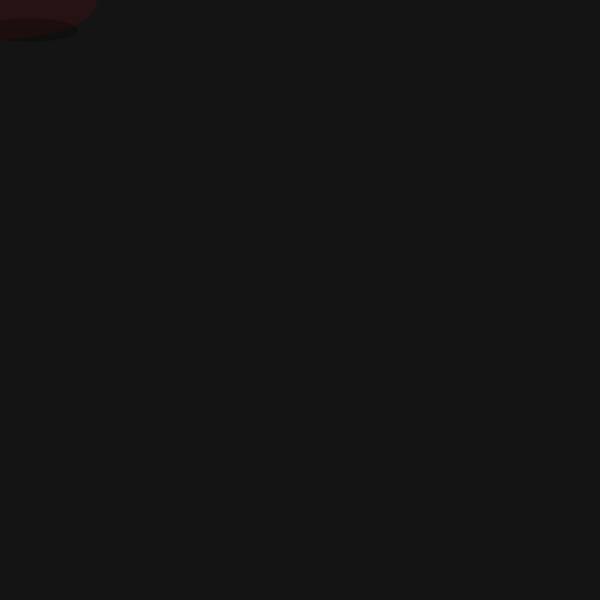
Frame 1 (no input)
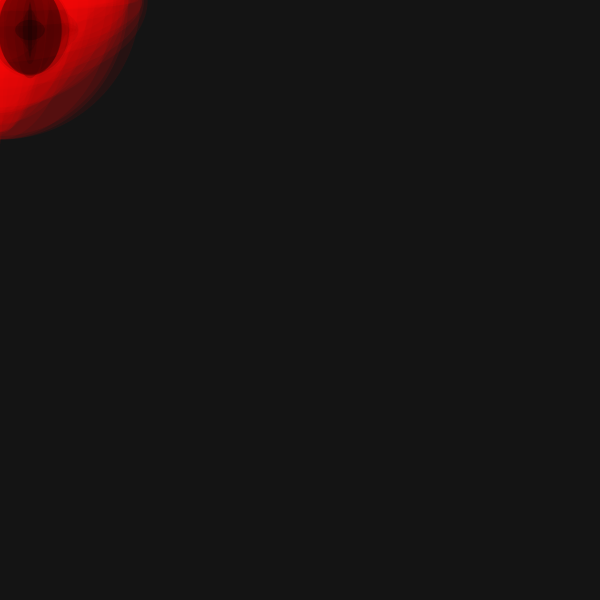
Frame 60 (the mouse pressed at the canvas centre just before this capture)
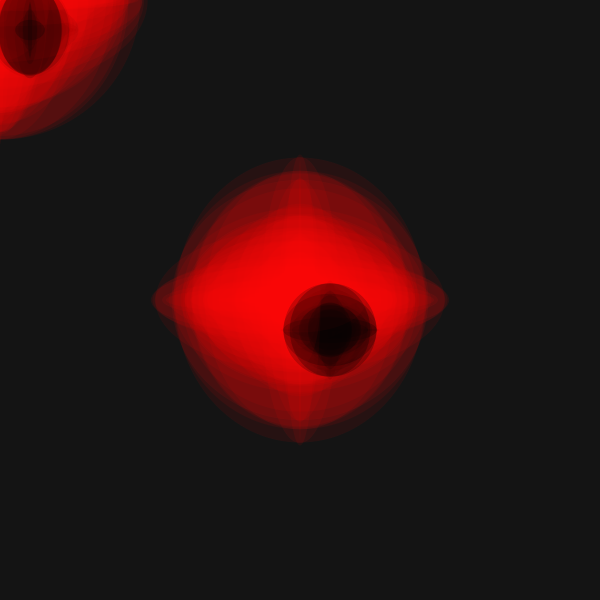
Frame 120 (the mouse held since frame 60 and released just before this capture)

The Processing sketch that drew these frames (run headless with seeded random() and noise(); from frame 60 on, the mouse is pressed at the canvas centre):

// Processing sketch: processing_71394
// ── processing_71394.pde


void setup(){
  size(600,600);
  smooth();
  background(20);
  frameRate(10);
}

void draw(){
ellipseMode(CENTER);
noStroke();
fill(255,0,0,20);
ellipse(mouseX,mouseY,random(300),random(300));

 fill(0,0,0,63);
 ellipse(mouseX+30,mouseY+30,random(100),random(100));
}

void mousePressed(){
  noStroke();
  fill(0,20,0,20);
  ellipse(mouseX,mouseY,30,30);
  ellipse(mouseX+50,mouseY+50,20,80);
}
  
void keyPressed(){
  noStroke();
  fill(random(255),random(255),random(255),127);
  rect(100,220,20,20);
  rect(100,260,20,60);
  rect(140,220,20,100);
  rect(140,220,40,20);
  rect(140,300,60,20);
  rect(200,260,20,40);
  rect(240,220,20,100);
  rect(240,220,60,20);
  rect(280,260,20,20);
  rect(240,300,60,20);

  rect(340,280,20,40);
  rect(340,220,20,80);
  rect(360,220,40,20);
  rect(380,260,20,20);
  rect(400,220,20,100);
  
}
